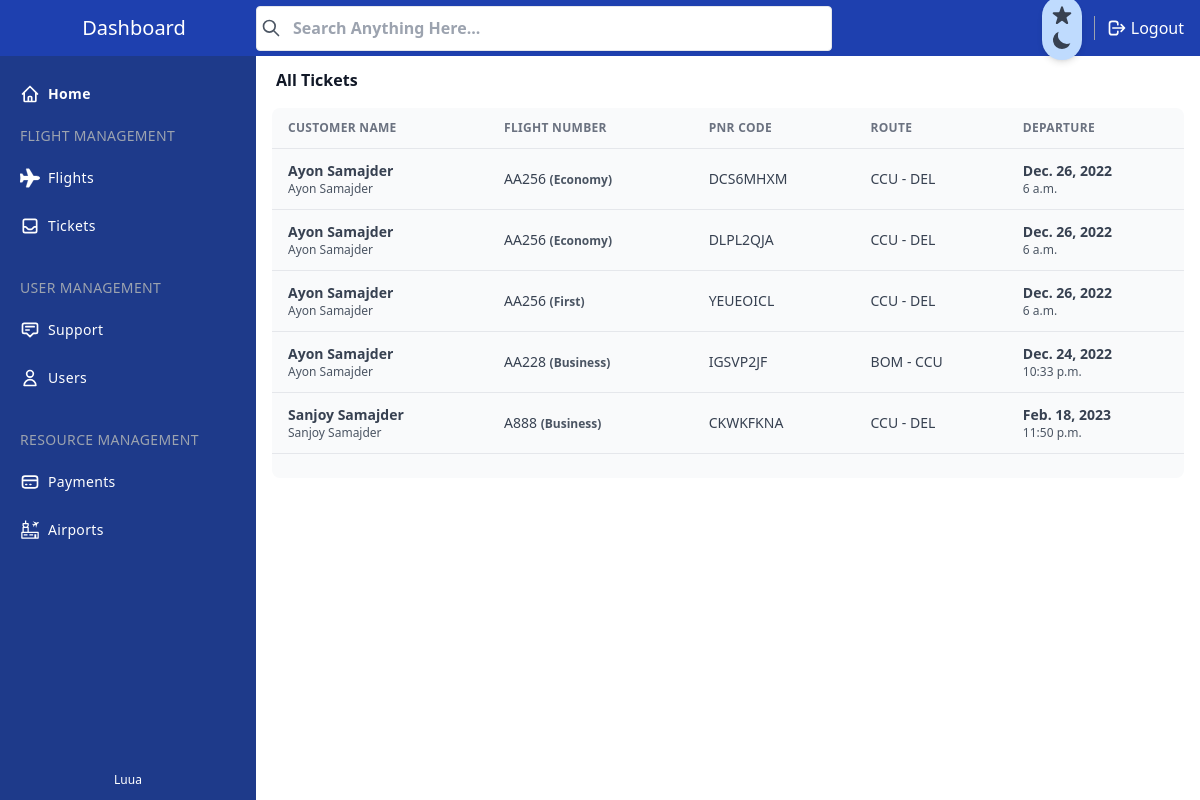
Page /manage/tickets/ (signed in) on the earlier database version.
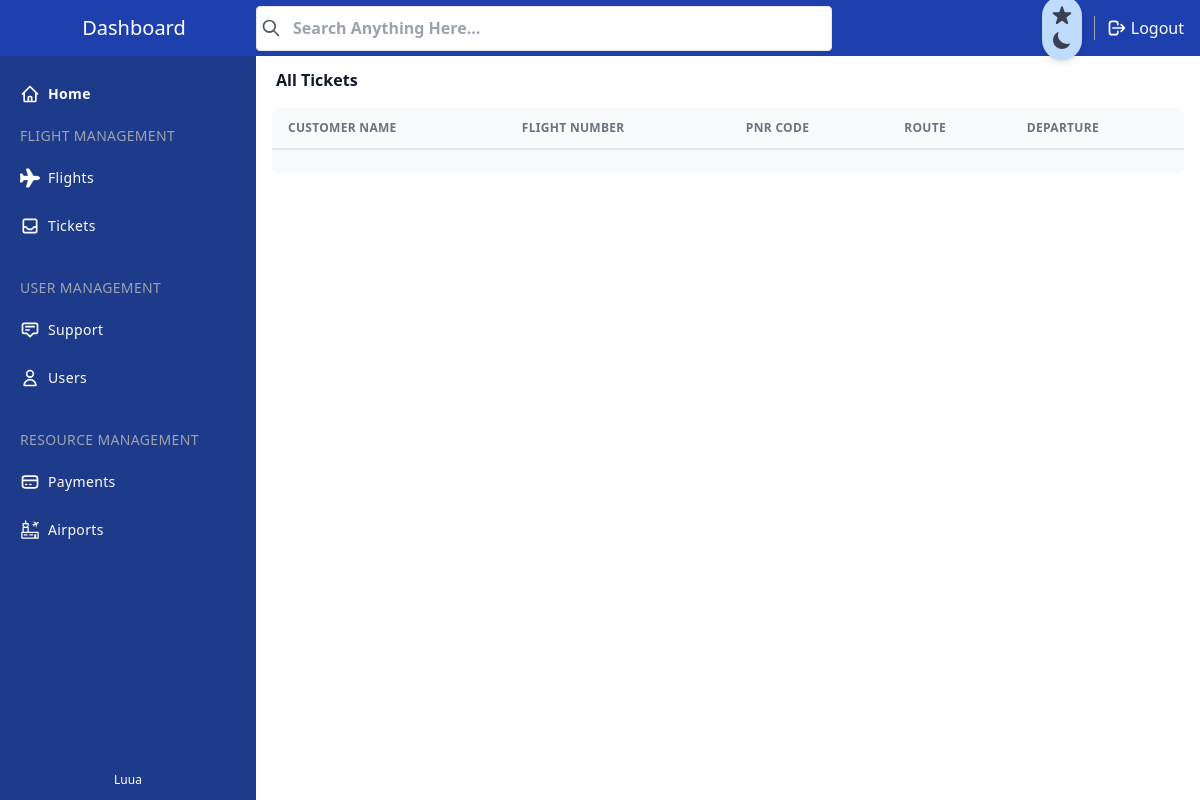
Same page on the later database version.
### core/models.py (models this page shows, shortened)
class BaseModel(models.Model):
    uid = models.UUIDField(primary_key = True, default = uuid.uuid4)
    created_at = models.DateTimeField(auto_now_add= True)
    updated_at = models.DateTimeField(auto_now= True)
    class Meta:
        abstract = True

class Booking(BaseModel):
    profile = models.ForeignKey(Profile, on_delete=models.CASCADE, related_name="booking_user")
    flight = models.ForeignKey(Flight, models.CASCADE, related_name="flight_booking")
    person_name = models.CharField(max_length=50)
    gender = models.CharField(max_length=8)
    passport_number = models.CharField(max_length=8)
    citizenship = models.CharField(max_length=16)
    mobile_number = models.CharField(max_length=15)
    email = models.EmailField(max_length=25, null=True, blank=True)
    pnr_code = models.CharField(default=get_random_string(8).upper(), unique=True, max_length=8)
    seat_type = models.CharField(max_length=8)
    fare_amount = models.FloatField(null=True, blank=True)
    fare = models.ForeignKey(Fare, on_delete=models.CASCADE, related_name="fare_boooking", null=True, blank=True)

class Profile(BaseModel):
    user = models.OneToOneField(User, related_name="userprofile", on_delete=models.CASCADE)
    full_name = models.CharField(max_length=50)
    gender = models.CharField(max_length=8, null=True, blank=True)
    passport_number = models.CharField(max_length=8, null=True, blank=True)
    citizenship = models.CharField(max_length=16, null=True, blank=True)
    mobile_number = models.CharField(max_length=15, null=True, blank=True)
    profile_active = models.BooleanField(default=False)
    def __str__(self) -> str:
        return self.full_name

class Flight(BaseModel):
    flight_number = models.CharField(max_length=6)
    origin_airport = models.ForeignKey(Airport, on_delete=models.CASCADE, related_name="flight_origin")
    destination_airport = models.ForeignKey(Airport, on_delete=models.CASCADE, related_name="flight_destination")
    departure_date = models.DateField()
    departure_time = models.TimeField()
    arrival_date = models.DateField()
    arrival_time = models.TimeField()
    def __str__(self) -> str:
        return self.flight_number

class Airport(BaseModel):
    airport_name = models.CharField(max_length=200)
    airport_city = models.CharField(max_length=50)
    airport_country = models.CharField(max_length=16)
    iata_code = models.CharField(max_length=3)
    icao_code = models.CharField(max_length=4)
    airport_type = models.CharField(max_length=14, null=True, blank=True)

### manage/views.py (the view)
# urls.py: path('tickets/', views.all_tickets, name="all_tickets"),
@login_required(login_url='/manage/login/')
@staff_member_required(login_url='/manage/login')
def all_tickets(request):
    try:
        context = {
            "bookings" : Booking.objects.all(),
        }
        return render(request, 'manage/tickets/all-tickets.html', context)
    except Exception as err:
        logger.error(err)

### template/manage/tickets/all-tickets.html (shortened to what this page needs)
{% include 'manage/sections/header.html' %}
{% load static %}
</head>
<body>
    <div x-data="setup()" :class="{ 'dark': isDark }">
        <div
            class="min-h-screen flex flex-col flex-auto flex-shrink-0 antialiased bg-white dark:bg-gray-700 text-black dark:text-white">
            {% include 'manage/sections/nav-bar.html' %}
            {% include 'manage/sections/side-bar.html' %}
            <div class="h-full ml-14 mt-14 mb-10 md:ml-64">
                <div class="flex flex-wrap bg-black-500 items-center px-5 pt-3">
                    <div class="relative w-full max-w-full flex-grow flex-1">
                        <h3 class="font-semibold text-base text-gray-900 dark:text-gray-50">All Tickets
                        </h3>
                    </div>
                </div>
                <div class="mt-4 mx-4">
                    <div class="w-full overflow-hidden rounded-lg shadow-xs">
                        <div class="w-full overflow-x-auto">
                            <table class="w-full">
                                <thead>
                                    <tr
                                        class="text-xs font-semibold tracking-wide text-left text-gray-500 uppercase border-b dark:border-gray-700 bg-gray-50 dark:text-gray-400 dark:bg-gray-800">
                                        <th class="px-4 py-3">Customer Name</th>
                                        <th class="px-4 py-3">Flight Number</th>
                                        <th class="px-4 py-3">PNR Code</th>
                                        <th class="px-4 py-3">Route</th>
                                        <th class="px-4 py-3">Departure</th>
                                    </tr>
                                </thead>
                                <tbody class="bg-white divide-y dark:divide-gray-700 dark:bg-gray-800">
                                    {% for x in bookings %}
                                    <tr onclick="window.location.href='/manage/tickets/{{x.uid}}';" class="bg-gray-50 cursor-pointer dark:bg-gray-800 hover:bg-gray-100 dark:hover:bg-gray-900 text-gray-700 dark:text-gray-400">
                                        <td class="px-4 py-3">
                                            <div class="flex items-center text-sm">
                                                <div>
                                                    <p class="font-semibold">{{x.profile}}</p>
                                                    <p class="text-xs text-gray-600 dark:text-gray-400">{{x.person_name}}
                                                    </p>
                                                </div>
                                            </div>
                                        </td>
                                        <td class="px-4 py-3 text-sm">{{x.flight}} <span class="text-xs font-semibold text-gray-600 dark:text-gray-400">({{x.seat_type}})
                                        </span></td>
                                        <td class="px-4 py-3 text-sm">{{x.pnr_code}}</td>
                                        <td class="px-4 py-3 text-sm">{{x.flight.origin_airport.iata_code}} - {{x.flight.destination_airport.iata_code}}</td>
                                        <td class="px-4 py-3">
                                            <div class="flex items-center text-sm">
                                                <div>
                                                    <p class="font-semibold">{{x.flight.departure_date}}</p>
                                                    <p class="text-xs text-gray-600 dark:text-gray-400">{{x.flight.departure_time}}
                                                    </p>
                                                </div>
                                            </div>
                                        </td>
                                    </tr>
                                    {% endfor %}
                                </tbody>
                            </table>
                        </div>
                        <div
                            class="grid px-4 py-3 text-xs font-semibold tracking-wide text-gray-500 uppercase border-t dark:border-gray-700 bg-gray-50 sm:grid-cols-9 dark:text-gray-400 dark:bg-gray-800">
                        </div>
                    </div>
                </div>
            </div>
        </div>
    </div>
    {% include 'manage/sections/footer.html' %}
</html>

### template/manage/sections/header.html (shortened to what this page needs)
{% load static %}
<!DOCTYPE html>
<html lang="en">
<head>
    <script src="https://cdn.tailwindcss.com"></script>

### template/manage/sections/nav-bar.html (shortened to what this page needs)
{% load static %}
<div class="fixed w-full flex items-center justify-between h-14 text-white z-10">
    <div onclick="window.location.href='/manage/';"
        class="flex items-center justify-start md:justify-center pl-3 w-14 md:w-64 h-14 bg-blue-800 dark:bg-gray-800 border-none">
        <span class="hidden cursor-pointer md:block text-xl">Dashboard</span>
    </div>
    <div class="flex justify-between items-center h-14 bg-blue-800 dark:bg-gray-800 header-right">
        <div
            class="bg-white rounded flex items-center w-full max-w-xl mr-4 p-1  shadow-sm border border-gray-200">
            <button class="outline-none focus:outline-none">
                <svg class="w-5 text-gray-600 h-5 cursor-pointer" fill="none" stroke-linecap="round"
                    stroke-linejoin="round" stroke-width="2" stroke="currentColor" viewBox="0 0 24 24">
                    <path d="M21 21l-6-6m2-5a7 7 0 11-14 0 7 7 0 0114 0z"></path>
                </svg>
            </button>
            <form action="/manage/search/" method="GET">
                <input type="search" name="search_query" id="search_query" placeholder="Search Anything Here..." style="outline:none; border: none;"
                    class="w-[520px] font-semibold pl-3 h-[35px] py-0 text-black bg-transparent">
            </form>
        </div>
        <ul class="flex items-center">
            <li>
                <button aria-hidden="true" @click="toggleTheme"
                    class="group p-2 transition-colors duration-200 rounded-full shadow-md bg-blue-200 hover:bg-blue-200 dark:bg-gray-50 dark:hover:bg-gray-200 text-gray-900 focus:outline-none">
                </button>
            </li>
            <li>
            </li>
            <li>
                <a href="/manage/logout" class="flex items-center mr-4 hover:text-blue-100">
                    <span class="inline-flex mr-1">
                        <svg class="w-5 h-5" fill="none" stroke="currentColor" viewBox="0 0 24 24"
                            xmlns="http://www.w3.org/2000/svg">
                            <path stroke-linecap="round" stroke-linejoin="round" stroke-width="2"
                                d="M17 16l4-4m0 0l-4-4m4 4H7m6 4v1a3 3 0 01-3 3H6a3 3 0 01-3-3V7a3 3 0 013-3h4a3 3 0 013 3v1">
                            </path>
                        </svg>
                    </span>
                    Logout
                </a>
            </li>
        </ul>
    </div>
</div>

### template/manage/sections/side-bar.html (shortened to what this page needs)
{% load static %}
<div
    class="fixed flex flex-col top-14 left-0 w-14 hover:w-64 md:w-64 bg-blue-900 dark:bg-gray-900 h-full text-white transition-all duration-300 border-none z-10 sidebar">
    <div class="overflow-y-auto overflow-x-hidden flex flex-col justify-between flex-grow">
        <ul class="flex flex-col py-4 space-y-1">
            <li>
                <a href="/manage/"
                    class="relative flex flex-row items-center h-11 focus:outline-none hover:bg-blue-800 dark:hover:bg-gray-600 text-white-600 hover:text-white-800 border-l-4 border-transparent hover:border-blue-500 dark:hover:border-gray-800 pr-6">
                    <span class="inline-flex justify-center items-center ml-4">
                    </span>
                    <span class="ml-2 text-sm tracking-wide font-semibold truncate">Home</span>
                </a>
            </li>
            <li class="px-5 hidden md:block">
                <div class="flex flex-row items-center h-8">
                    <div class="text-sm font-light tracking-wide text-gray-400 uppercase">Flight Management</div>
                </div>
            </li>
            <li>
                <a href="/manage/flights"
                    class="relative flex flex-row items-center h-11 focus:outline-none hover:bg-blue-800 dark:hover:bg-gray-600 text-white-600 hover:text-white-800 border-l-4 border-transparent hover:border-blue-500 dark:hover:border-gray-800 pr-6">
                    <span class="inline-flex justify-center items-center ml-4">
                    </span>
                    <span class="ml-2 text-sm tracking-wide truncate">Flights</span>
                </a>
            </li>
            <li>
                <a href="/manage/tickets"
                    class="relative flex flex-row items-center h-11 focus:outline-none hover:bg-blue-800 dark:hover:bg-gray-600 text-white-600 hover:text-white-800 border-l-4 border-transparent hover:border-blue-500 dark:hover:border-gray-800 pr-6">
                    <span class="inline-flex justify-center items-center ml-4">
                    </span>
                    <span class="ml-2 text-sm tracking-wide truncate">Tickets</span>
                </a>
            </li>
            <li class="px-5 hidden md:block">
                <div class="flex flex-row items-center mt-5 h-8">
                    <div class="text-sm font-light tracking-wide text-gray-400 uppercase">User management</div>
                </div>
            </li>
            <li>
                <a href="/manage/support/m/"
                    class="relative flex flex-row items-center h-11 focus:outline-none hover:bg-blue-800 dark:hover:bg-gray-600 text-white-600 hover:text-white-800 border-l-4 border-transparent hover:border-blue-500 dark:hover:border-gray-800 pr-6">
                    <span class="inline-flex justify-center items-center ml-4">
                        <svg class="w-5 h-5" fill="none" stroke="currentColor" viewBox="0 0 24 24"
                            xmlns="http://www.w3.org/2000/svg">
                            <path stroke-linecap="round" stroke-linejoin="round" stroke-width="2"
                                d="M7 8h10M7 12h4m1 8l-4-4H5a2 2 0 01-2-2V6a2 2 0 012-2h14a2 2 0 012 2v8a2 2 0 01-2 2h-3l-4 4z">
                            </path>
                        </svg>
                    </span>
                    <span class="ml-2 text-sm tracking-wide truncate">Support</span>
                </a>
            </li>
            <li>
                <a href="/manage/users/"
                    class="relative flex flex-row items-center h-11 focus:outline-none hover:bg-blue-800 dark:hover:bg-gray-600 text-white-600 hover:text-white-800 border-l-4 border-transparent hover:border-blue-500 dark:hover:border-gray-800 pr-6">
                    <span class="inline-flex justify-center items-center ml-4">
                        <svg class="w-5 h-5" fill="none" stroke="currentColor" viewBox="0 0 24 24"
                            xmlns="http://www.w3.org/2000/svg">
                            <path stroke-linecap="round" stroke-linejoin="round" stroke-width="2"
                                d="M16 7a4 4 0 11-8 0 4 4 0 018 0zM12 14a7 7 0 00-7 7h14a7 7 0 00-7-7z">
                            </path>
                        </svg>
                    </span>
                    <span class="ml-2 text-sm tracking-wide truncate">Users</span>
                </a>
            </li>
            <li class="px-5 hidden md:block">
                <div class="flex flex-row items-center mt-5 h-8">
                    <div class="text-sm font-light tracking-wide text-gray-400 uppercase">Resource management</div>
                </div>
            </li>
            <li>
                <a href="/manage/payments"
                    class="relative flex flex-row items-center h-11 focus:outline-none hover:bg-blue-800 dark:hover:bg-gray-600 text-white-600 hover:text-white-800 border-l-4 border-transparent hover:border-blue-500 dark:hover:border-gray-800 pr-6">
                    <span class="inline-flex justify-center items-center ml-4">
                        <svg class="w-5 h-5" fill="none" stroke="currentColor" viewBox="0 0 24 24"
                            xmlns="http://www.w3.org/2000/svg">
                            <path stroke-linecap="round" stroke-linejoin="round" stroke-width="2"
                                d="M3 10h18M7 15h1m4 0h1m-7 4h12a3 3 0 003-3V8a3 3 0 00-3-3H6a3 3 0 00-3 3v8a3 3 0 003 3z" />
                        </svg>
                    </span>
                    <span class="ml-2 text-sm tracking-wide truncate">Payments</span>
                </a>
            </li>
            <li>
                <a href="/manage/airports"
                    class="relative flex flex-row items-center h-11 focus:outline-none hover:bg-blue-800 dark:hover:bg-gray-600 text-white-600 hover:text-white-800 border-l-4 border-transparent hover:border-blue-500 dark:hover:border-gray-800 pr-6">
                    <span class="inline-flex justify-center items-center ml-4">
                    </span>
                    <span class="ml-2 text-sm tracking-wide truncate">Airports</span>
                </a>
            </li>
        </ul>
        <p class="mb-14 px-5 py-3 hidden md:block text-center text-xs">Luua</p>
    </div>
</div>

### template/manage/sections/footer.html (shortened to what this page needs)
{% load static %}
</body>

Differences in the rows shown:
removed Booking: profile "Ayon Samajder", person_name "Ayon Samajder", flight "AA256", seat_type "Economy", pnr_code "DCS6MHXM", flight.origin_airport.iata_code "CCU", flight.destination_airport.iata_code "DEL", flight.departure_date "Dec. 26, 2022", flight.departure_time "6 a.m."
removed Booking: profile "Ayon Samajder", person_name "Ayon Samajder", flight "AA256", seat_type "Economy", pnr_code "DLPL2QJA", flight.origin_airport.iata_code "CCU", flight.destination_airport.iata_code "DEL", flight.departure_date "Dec. 26, 2022", flight.departure_time "6 a.m."
removed Booking: profile "Ayon Samajder", person_name "Ayon Samajder", flight "AA256", seat_type "First", pnr_code "YEUEOICL", flight.origin_airport.iata_code "CCU", flight.destination_airport.iata_code "DEL", flight.departure_date "Dec. 26, 2022", flight.departure_time "6 a.m."
removed Booking: profile "Ayon Samajder", person_name "Ayon Samajder", flight "AA228", seat_type "Business", pnr_code "IGSVP2JF", flight.origin_airport.iata_code "BOM", flight.destination_airport.iata_code "CCU", flight.departure_date "Dec. 24, 2022", flight.departure_time "10:33 p.m."
removed Booking: profile "Sanjoy Samajder", person_name "Sanjoy Samajder", flight "A888", seat_type "Business", pnr_code "CKWKFKNA", flight.origin_airport.iata_code "CCU", flight.destination_airport.iata_code "DEL", flight.departure_date "Feb. 18, 2023", flight.departure_time "11:50 p.m."
